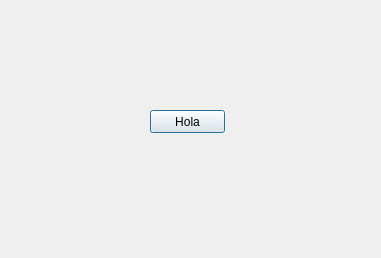
<?xml version="1.0" encoding="UTF-8"?>
<ui version="4.0">
 <class>DialogVentana</class>
 <widget class="QDialog" name="DialogVentana">
  <property name="geometry">
   <rect>
    <x>0</x>
    <y>0</y>
    <width>381</width>
    <height>258</height>
   </rect>
  </property>
  <property name="windowTitle">
   <string>Ventana</string>
  </property>
  <widget class="QPushButton" name="pushButton">
   <property name="geometry">
    <rect>
     <x>150</x>
     <y>110</y>
     <width>75</width>
     <height>23</height>
    </rect>
   </property>
   <property name="text">
    <string>Hola</string>
   </property>
  </widget>
 </widget>
 <resources/>
 <connections/>
</ui>
